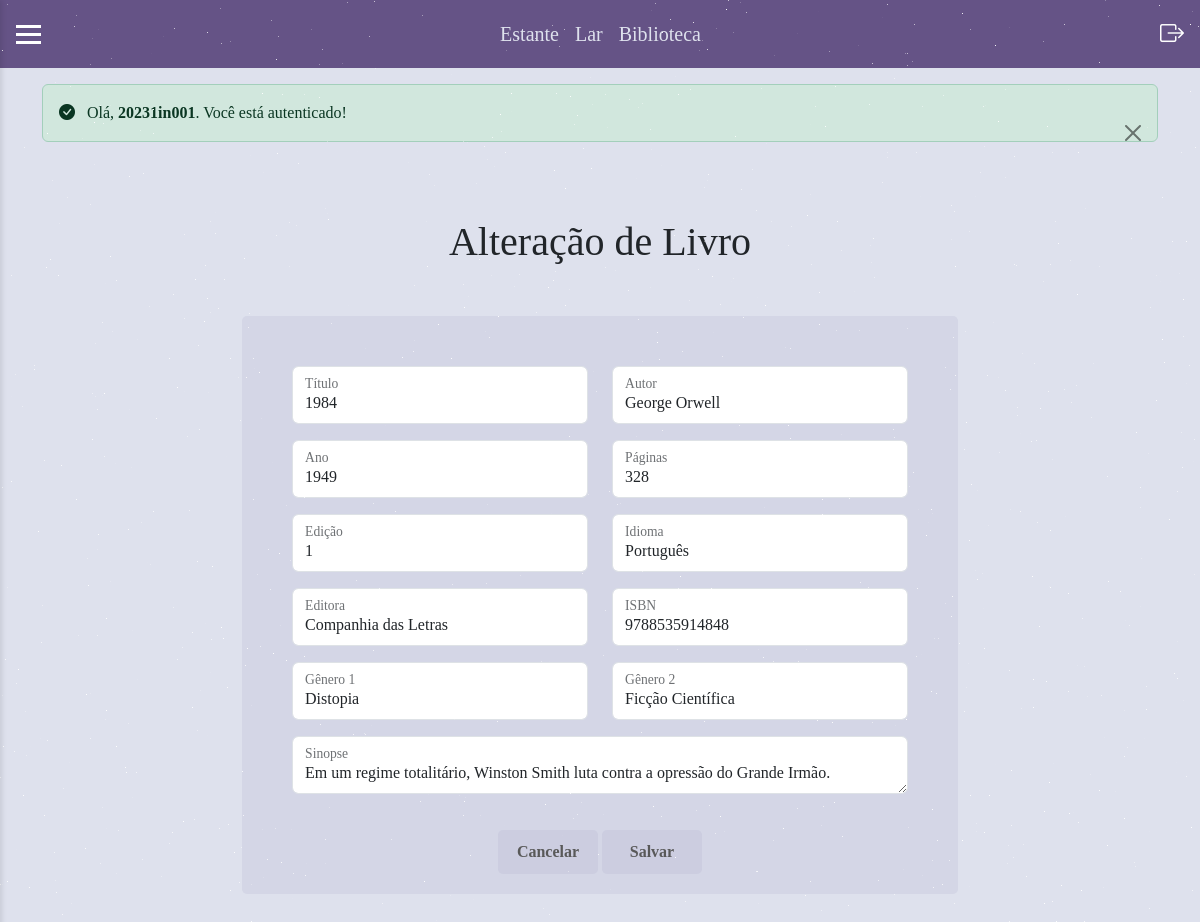
Screenshot of /admin/alterar_livro/30 (signed in) with the database file from the repository.
### tables this page shows
CREATE TABLE livros ( 
        id INTEGER PRIMARY KEY AUTOINCREMENT,
        titulo TEXT NOT NULL,
        autor TEXT NOT NULL,
        ano INTEGER NOT NULL,
        paginas INTEGER NOT NULL,
        edicao TEXT NOT NULL,
        idioma TEXT NOT NULL,
        editora TEXT NOT NULL,
        isbn TEXT NOT NULL,
        genero1 TEXT NOT NULL,
        genero2 TEXT NOT NULL,
        sinopse TEXT NOT NULL
    );

### routes/admin_router.py (the view)
@router.get("/alterar_livro/{id}")
def get_alterar_livro(request: Request, id: int = Path(...)):
    livro = LivroRepo.obter_livro_por_id(id)
    response = templates.TemplateResponse(
        "admin/alterar_livro.html", {"request": request, "livro": livro}
    )
    if not verificar_autenticacao(request):
        return RedirectResponse("/login")
    return response

### templates/admin/alterar_livro.html (shortened to what this page needs)
{% extends "base.html" %}
{% block css %}
<link rel="stylesheet" href="/static/css/cadastro_livro/cadastro_livro.css">
{% endblock %}
{% block conteudo %}
<form method="post">
    <h1>Alteração de Livro</h1>
    <div class="um">
        <div class="row">
            <div class="col">
                <div class="form-floating mb-3">
                    <input type="text" class="form-control" name="titulo" id="titulo" placeholder=" " value="{{livro.titulo}}"/>
                    <label for="titulo">Título</label>
                </div>
            </div>
            <div class="col">
                <div class="form-floating mb-3">
                    <input type="text" class="form-control" name="autor" id="autor" placeholder=" " value="{{livro.autor}}"/>
                    <label for="autor">Autor</label>
                </div>
            </div>
        </div>
        <div class="row">
            <div class="col">
                <div class="form-floating mb-3">
                    <input type="text" class="form-control" name="ano" id="ano" placeholder=" " value="{{livro.ano}}"/>
                    <label for="ano">Ano</label>
                </div>
            </div>
            <div class="col">
                <div class="form-floating mb-3">
                    <input type="text" class="form-control" name="paginas" id="paginas" placeholder=" " value="{{livro.paginas}}"/>
                    <label for="paginas">Páginas</label>
                </div>
            </div>
            <div class="col">
                <div class="form-floating mb-3">
                    <input type="text" class="form-control" name="edicao" id="edicao" placeholder=" " value="{{livro.edicao}}"/>
                    <label for="edicao">Edição</label>
                </div>
            </div>
            <div class="col">
                <div class="form-floating mb-3">
                    <input type="text" class="form-control" name="idioma" id="idioma" placeholder=" " value="{{livro.idioma}}"/>
                    <label for="idioma">Idioma</label>
                </div>
            </div>
        </div>
        <div class="row">
            <div class="col">
                <div class="form-floating mb-3">
                    <input type="text" class="form-control" name="editora" id="editora" placeholder=" " value="{{livro.editora}}"/>
                    <label for="editora">Editora</label>
                </div>
            </div>
            <div class="col">
                <div class="form-floating mb-3">
                    <input type="text" class="form-control" name="isbn" id="isbn" placeholder=" " value="{{livro.isbn}}"/>
                    <label for="isbn">ISBN</label>
                </div>
            </div>
        </div>
        <div class="row">
            <div class="col">
                <div class="form-floating mb-3">
                    <input type="text" class="form-control" name="genero1" id="genero1" placeholder=" " value="{{livro.genero1}}"/>
                    <label for="genero1">Gênero 1</label>
                </div>
            </div>
            <div class="col">
                <div class="form-floating mb-3">
                    <input type="text" class="form-control" name="genero2" id="genero2" placeholder=" " value="{{livro.genero2}}"/>
                    <label for="genero2">Gênero 2</label>
                </div>
            </div>
        </div>
        <div class="row">
            <div class="col">
                <div class="form-floating mb-3">
                    <textarea class="form-control h-120" placeholder=" " name="sinopse" id="sinopse">{{livro.sinopse}}</textarea>
                    <label for="sinopse">Sinopse</label>
                </div>
            </div>
        </div>
        <div class="row dois">
            <div class="col">
                <button class="enviar">
                    <a href="/admin" style="color:rgb(89, 89, 89);" onmouseover="this.style.color = 'white'" onmouseleave="this.style.color= 'rgb(89, 89, 89)'">Cancelar</a>
                </button>
                <button type="submit" class="enviar">
                    Salvar
                </button>
            </div>
    </div>
    </div>
</form>
{% endblock %}

### static/css/base/base.css (style rules this page uses)
body { margin: 0; padding: 0; background-color: #DEE1ED; font-family: 'Times New Roman', Times, serif; }
a { text-decoration: none; }

### static/css/cadastro_livro/cadastro_livro.css (style rules this page uses)
h1 { text-align: center; padding-top: 60px; }
form { text-align: center; justify-content: center; flex-wrap: wrap; }
input { min-width: 200px; }
form > div.um { background-color:rgba(168, 169, 201, 0.2); padding: 50px 50px 10px 50px; margin: 50px 200px 50px 200px; border-radius: 5px; }
button { padding: 10px; border: none; border-radius: 5px; background-color:rgba(168, 169, 201, 0.2); cursor: pointer; font-weight: bold; margin-bottom: 10px; margin-top: 20px; }
.enviar { border-color: #655386; color: rgb(89, 89, 89); width: 100px; }

### rows the page displays
livros: titulo "1984", autor "George Orwell", ano "1949", paginas "328", edicao "1", idioma "Português", editora "Companhia das Letras", isbn "9788535914848", genero1 "Distopia", genero2 "Ficção Científica", sinopse "Em um regime totalitário, Winston Smith luta contra a opressão do Grande Irmão."

### other values shown
{{ mensagem|safe }} "Olá, 20231in001 . Você está autenticado!"
